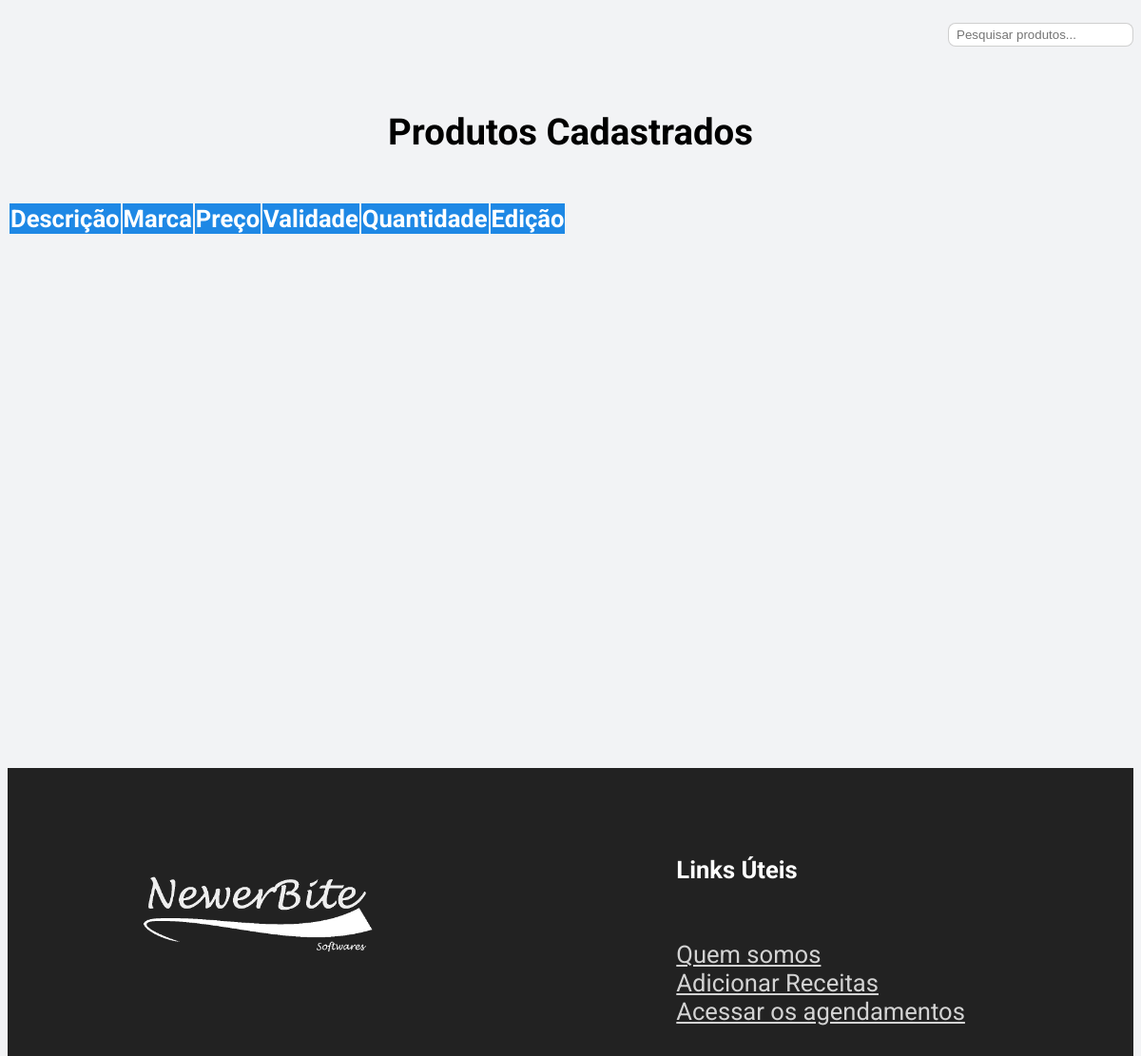
Page /visualizarproduto.php (signed in) on the earlier database version.
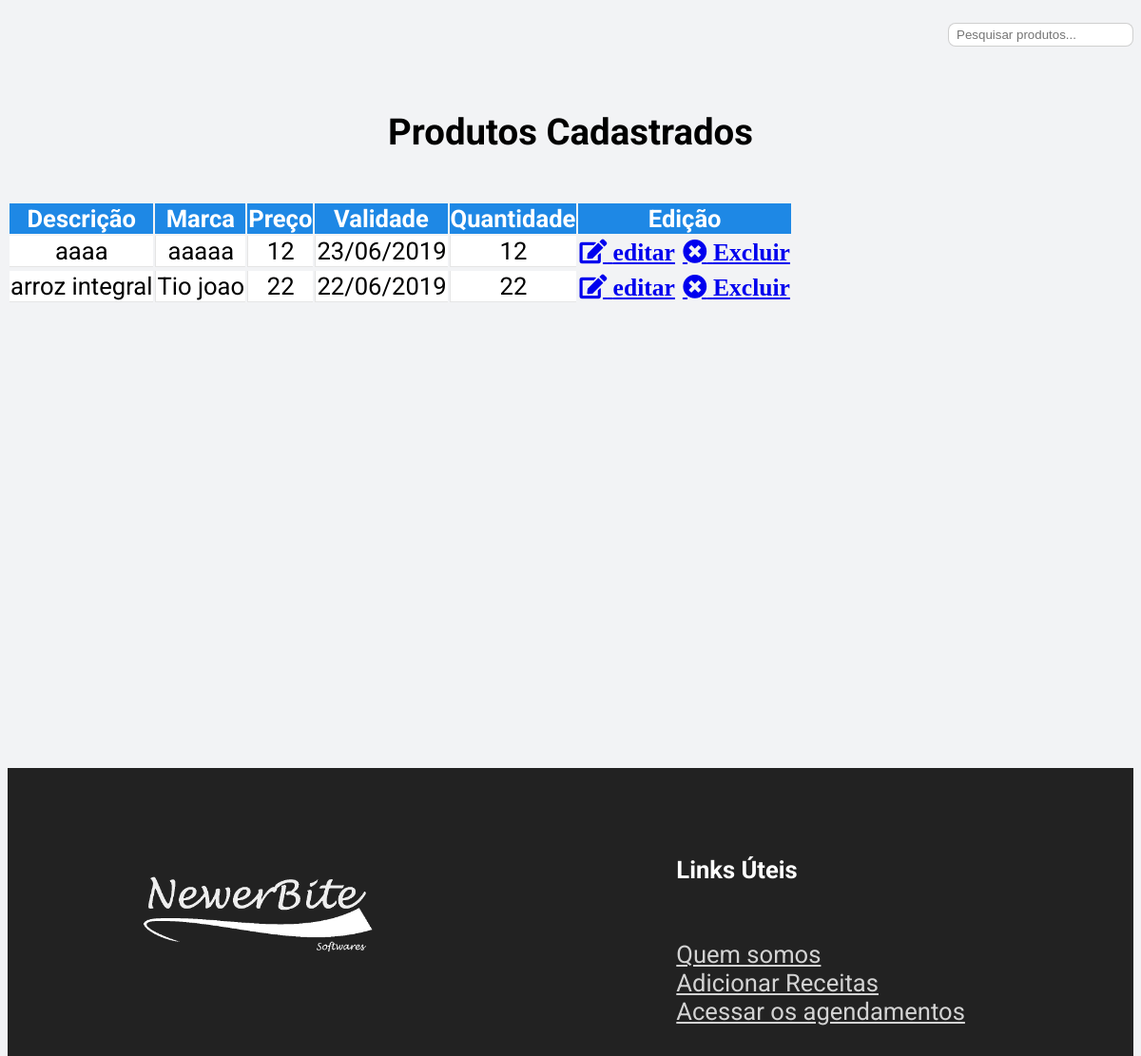
Same page on the later database version.
### tables this page shows
CREATE TABLE `produto` (
  `id_produto` int(10) NOT NULL,
  `id_tipo_produto` int(10) NOT NULL,
  `id_fornecedor` int(10) NOT NULL,
  `des_produto` varchar(100) NOT NULL,
  `marca` varchar(50) NOT NULL,
  `preco` double NOT NULL,
  `data_validade` date NOT NULL,
  `data_compra` date NOT NULL,
  `quantidade` double DEFAULT NULL,
  `prod_ml` double DEFAULT NULL,
  `prod_g` double DEFAULT NULL
);

### visualizarproduto.php (the view, shortened to what this page needs)
<!DOCTYPE html PUBLIC "-//W3C//DTD XHTML 1.0 Transitional//EN"
"http://www.w3.org/TR/xhtml1/DTD/xhtml1-transitional.dtd">
<html xmlns="http://www.w3.org/1999/xhtml">
<head>
    <link rel="stylesheet" type="text/css" href="css/agendamento.css">
    <link rel="stylesheet" href="https://maxcdn.bootstrapcdn.com/font-awesome/4.7.0/css/font-awesome.min.css" >
    <link rel="stylesheet" href="https://use.fontawesome.com/releases/v5.5.0/css/all.css">
</head>
<body>
    <section>
        <div class="container">
            <div class="search__person__container">
                <form class="search__person">
                    <input id="myInput" type="text" placeholder="Pesquisar produtos...">
                </form>
            </div>
            <h4 class="container__title">Produtos Cadastrados</h4>
            <div class="table-responsive">
                <table class="table table">
                    <thead class="tableHead">
                        <tr>
                            <th>Descrição</th>
                            <th>Marca</th>
                            <th>Preço</th>
                            <th>Validade</th>
                            <th>Quantidade</th>
                            <th>Edição</th>
                        </tr>
                    </thead>
                    <tbody name="table" class="tableBody">
                      <?php
                      include "conexao.php";
                      $busca = mysqli_query($conexao, "SELECT id_produto, des_produto, marca,
                        preco, date_format(data_validade, '%d/%m/%Y') as data_validade, quantidade
                      FROM produto ORDER BY quantidade");
                      while($ver = mysqli_fetch_row($busca)){
                          echo "<tr>";
                          echo "<td>$ver[1]</td>";
                          echo "<td>$ver[2]</td>";
                          echo "<td>$ver[3]</td>";
                          echo "<td>$ver[4]</td>";
                          echo "<td>$ver[5]</td>";
                          echo '<td style="background:transparent !important;border:none !important;">
                                <a class="btn btn-outline-primary text-primary fas fa-edit" href="editProduto.php?id_produto='.$ver[0].'"> editar</a>';
                          echo '<a class="btn btn-outline-danger text-danger fas fa-times-circle" href="deleteProduto.php?id_produto='.$ver[0].'"> Excluir</a>';
                          echo '</td>';
                          echo "<tr>";
                      }
                         ?>
                    </tbody>
                </table>
            </div>
        </div>
    </section>
    <section id="footer"></section>
</body>
</html>

Differences in the rows shown:
added produto: des_produto "aaaa", marca "aaaaa", preco "12", ver "23/06/2019", quantidade "12"
added produto: des_produto "arroz integral", marca "Tio joao", preco "22", ver "22/06/2019", quantidade "22"
